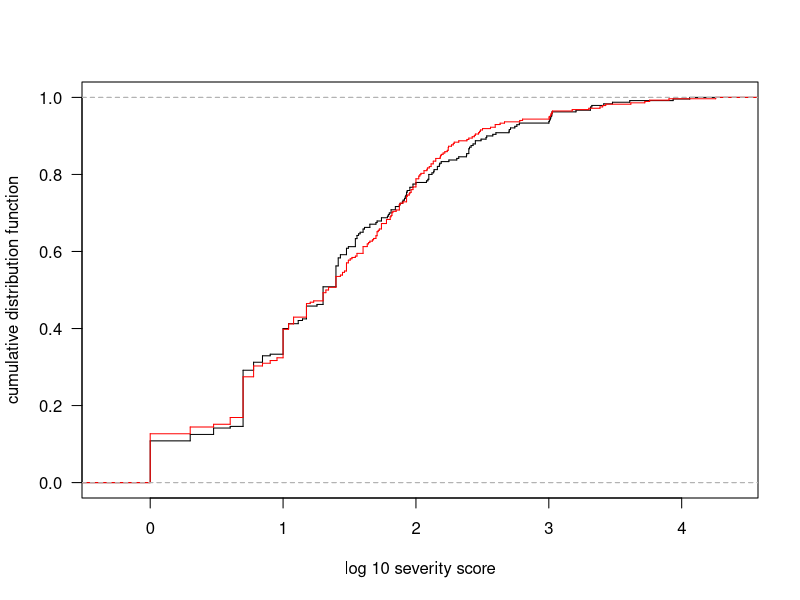

Here is the R script that generated this plot:
## ---- chunk 1
knitr::opts_chunk$set(cache = T, cache.comments = FALSE,
                      echo = F, include = TRUE, 
                      fig.width = 8, fig.height = 8,
                      fig.pos = 'H',dev = 'png', dpi = 300)

library(readr)
library(readxl)
library(lubridate)
## ---- chunk 2
outcomes = read_csv('Outputs/outcomes_derived.csv')
dat_sev=read_excel('Data/severity_score_data.xlsx')
dat_sev$max_daily_score[is.na(dat_sev$max_daily_score)]=1
dat_sev = dat_sev[!is.na(dat_sev$max_daily_score), ]
# ids_missing = outcomes$subjectno[!outcomes$subjectno%in%dat_sev$label &
#                                    outcomes$Primary_endpoint]
dat_sev = dat_sev[dat_sev$label %in% outcomes$subjectno[outcomes$Primary_endpoint],]
dat_sev$date = as.POSIXct(dat_sev$ed_date, format='%d/%b/%Y')

## compute scores without imputation
scores_individ=aggregate(max_daily_score ~ label+treatment, 
                         data = dat_sev, sum)
n_days = aggregate(max_daily_score ~ label+treatment, 
                   data = dat_sev, function(x) c(max(x), sum(x>=1)))

trt = scores_individ$treatment=='Chloroquine/Hydroxychloroquine'
table(trt)

aggregate(max_daily_score ~ treatment, 
          data = scores_individ,quantile)
wilcox.test(scores_individ$max_daily_score[trt],
            scores_individ$max_daily_score[!trt])
## ---- chunk 3
par(las=1)
plot(ecdf(x = log10(scores_individ$max_daily_score[trt])),main='',
     xlab='log 10 severity score', ylab = 'cumulative distribution function',
     verticals = TRUE, do.points = FALSE)
lines(ecdf(x = log10(scores_individ$max_daily_score[!trt])),
      verticals = TRUE, do.points = FALSE,
      col='red')
## ---- chunk 4
impute_score = function(dat, ID,
                        my_cols = c('label','date','max_daily_score','treatment')){
  
  if(!all(my_cols %in% colnames(dat))) stop('missing columns')
  dat = dat[dat$label == ID, my_cols]
  
  min_date = min(dat$date,na.rm = T)
  max_date = max(dat$date,na.rm = T)
  all_dates = ymd(seq(ymd(min_date),ymd(max_date),by='days'))
  dates_missing = all_dates[!all_dates %in% ymd(dat$date)]
  if(length(dates_missing)>0){
    dat = merge(dat[, my_cols], 
                data.frame(label=ID, 
                           date=dates_missing,
                           max_daily_score=NA,
                           treatment=dat$treatment[1]),
                by=my_cols, all=T)
    dat = dplyr::arrange(dat, date)
    ind_observed = which(!is.na(dat$max_daily_score))
    for(i in 1:(length(ind_observed)-1)){
      if(!difftime(dat$date[ind_observed[i+1]], 
                   dat$date[ind_observed[i]],
                   units = 'days')>7){
        #impute using each end
        fimp=approxfun(x = ind_observed[c(i,i+1)],
                       y = log10(dat$max_daily_score[ind_observed[c(i,i+1)]]))
        my_indices = ind_observed[i]:ind_observed[i+1]
        dat$max_daily_score[my_indices]=
          10^fimp(my_indices)
      }
    }
  }
return(dat)
}
out=lapply(unique(dat_sev$label[!is.na(dat_sev$date)]),
           function(x, dat){
             impute_score(dat = dat, ID = x)
           }, dat=dat_sev[!is.na(dat_sev$date), ])
df = do.call("rbind", out)

scores_individ_imp=
  aggregate(max_daily_score ~ label+treatment, 
                         data = df, sum)
trt = scores_individ_imp$treatment=='Chloroquine/Hydroxychloroquine'
table(trt)

aggregate(max_daily_score ~ treatment, 
          data = scores_individ_imp,quantile)
wilcox.test(scores_individ_imp$max_daily_score[trt],
            scores_individ_imp$max_daily_score[!trt])

